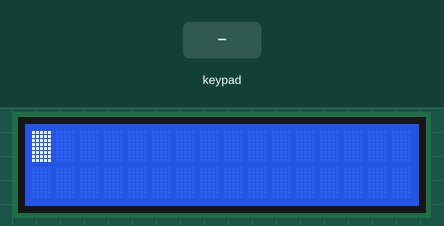
A sketch run on a simulated Arduino Uno, built with avr-gcc and run on an emulated ATmega328P. Shown: 16×2 character LCD. The inputs (shaded band) are chosen by the test bench.

Above: at 3.2 s.
3.3 s: keypad keys A B C 2 # pressed 0.4 s apart
At 6.2 s:
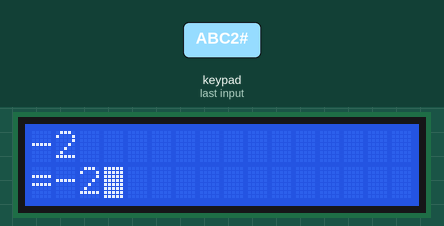
6.8 s: key 'A' pressed
At 7.4 s:
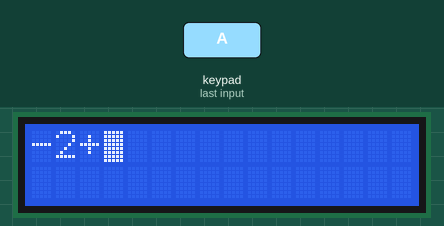
8.3 s: keypad keys A B C 2 A pressed 0.4 s apart
At 11.1 s:
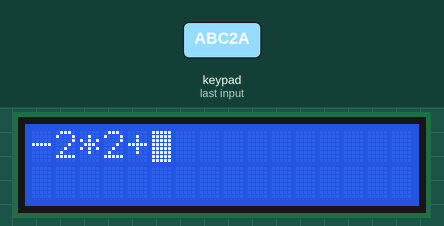
11.8 s: key 'C' pressed
13.3 s: key '#' pressed
At 13.9 s:
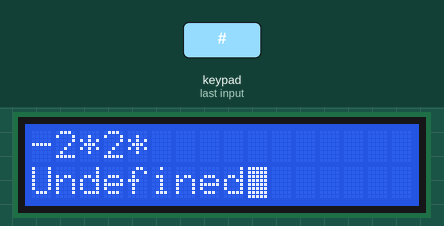
14.8 s: keypad keys A B C 2 D pressed 0.4 s apart
At 17.2 s:
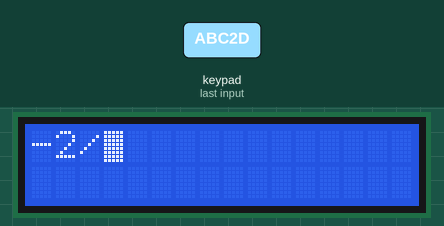
Timing chart, 0 to 18.7 s (numbered marks = the images above; inputs shaded):
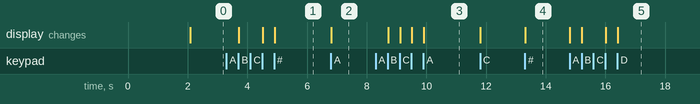

The sketch:

exp4ver6.ino
```cpp
// Arduino Calculator - ULTIMATE PERFECT VERSION
#include <Wire.h>
#include <LiquidCrystal_I2C.h>
#include <Keypad.h>

// HARDWARE CONFIGURATION
#define LCD_ADDRESS 0x27
#define LCD_COLS 16
#define LCD_ROWS 2
LiquidCrystal_I2C lcd(LCD_ADDRESS, LCD_COLS, LCD_ROWS);

const byte numRows = 4;
const byte numCols = 4;

char keymap[numRows][numCols] = {
  {'1', '2', '3', 'A'},  // A = +
  {'4', '5', '6', 'B'},  // B = -
  {'7', '8', '9', 'C'},  // C = *
  {'.', '0', '#', 'D'}   // . = decimal, # = equals, D = /
};

byte rowPins[numRows] = {9, 8, 7, 6};
byte colPins[numCols] = {5, 4, 3, 2};

Keypad myKeypad = Keypad(makeKeymap(keymap), rowPins, colPins, numRows, numCols);

// GLOBAL VARIABLES
String expression = "";
bool hasError = false;
bool justCalculated = false;
int DECIMAL_PRECISION = 4;

// HELPER FUNCTIONS
bool isOperator(char c) {
  return (c == '+' || c == '-' || c == '*' || c == '/');
}

bool isDigit(char c) {
  return (c >= '0' && c <= '9');
}

// EXPRESSION VALIDATION
bool validateExpression(String expr) {
  if (expr == "") return true;

  char first = expr[0];
  if (first == '*' || first == '/') return false;

  char last = expr[expr.length() - 1];
  if (isOperator(last)) return false;

  for (int i = 0; i < expr.length() - 1; i++) {
    char c = expr[i];
    char next = expr[i + 1];
    if (c == '*' || c == '/') {
      if (!(next == '-' || isDigit(next) || next == '.')) return false;
    }
    if (c == '+' || c == '-') {
      if (next == '*' || next == '/') return false;
    }
  }
  return true;
}

// EXPRESSION COMPUTATION
float computeExpression(String expr) {
  if (expr == "" || !validateExpression(expr)) {
    hasError = true;
    return 0;
  }

  const int MAX_TOKENS = 32;
  float nums[MAX_TOKENS];
  char ops[MAX_TOKENS];
  int numCount = 0;
  int opCount = 0;

  String num = "";
  for (int i = 0; i < expr.length(); i++) {
    char c = expr[i];
    if (isDigit(c) || c == '.') {
      num += c;
    } else if ((c == '+' || c == '-') && num == "") {
      num += c;
    } else if (isOperator(c)) {
      if (num != "") {
        nums[numCount++] = num.toFloat();
        num = "";
      }
      ops[opCount++] = c;
    }
  }
  if (num != "") nums[numCount++] = num.toFloat();

  if (numCount == 0 || opCount >= numCount) {
    hasError = true;
    return 0;
  }

  float nums2[MAX_TOKENS];
  char ops2[MAX_TOKENS];
  int num2Count = 0;
  int op2Count = 0;

  nums2[num2Count++] = nums[0];
  for (int i = 0; i < opCount; i++) {
    char op = ops[i];
    float next = nums[i + 1];
    if (op == '*') {
      nums2[num2Count - 1] *= next;
    } else if (op == '/') {
      if (next == 0) {
        hasError = true;
        return 0;
      }
      nums2[num2Count - 1] /= next;
    } else {
      ops2[op2Count++] = op;
      nums2[num2Count++] = next;
    }
  }

  float result = nums2[0];
  for (int i = 0; i < op2Count; i++) {
    if (ops2[i] == '+') result += nums2[i + 1];
    else if (ops2[i] == '-') result -= nums2[i + 1];
  }
  return result;
}

// LCD DISPLAY
void displayStartup() {
  lcd.init();
  lcd.backlight();
  lcd.setCursor(0, 0);
  lcd.print("Calculator Ready");
  delay(2000);
  lcd.clear();
  lcd.blink();
}

void displayExpression(String expr) {
  lcd.clear();
  lcd.setCursor(0, 0);
  if (expr.length() > LCD_COLS) {
    lcd.print(expr.substring(expr.length() - LCD_COLS));
  } else {
    lcd.print(expr);
  }
}

void displayResult(String expr, float result) {
  lcd.clear();
  lcd.setCursor(0, 0);
  lcd.print(expr);

  lcd.setCursor(0, 1);
  if (hasError) {
    lcd.print("Undefined");
  } else {
    lcd.print("=");

    String resultStr;
    if (result == (int)result) {
      resultStr = String((int)result);
    } else {
      resultStr = String(result, DECIMAL_PRECISION);
      while (resultStr.endsWith("0") && resultStr.indexOf('.') != -1) {
        resultStr = resultStr.substring(0, resultStr.length() - 1);
      }
      if (resultStr.endsWith(".")) {
        resultStr = resultStr.substring(0, resultStr.length() - 1);
      }
    }

    int spaceLeft = LCD_COLS - 2;
    if (resultStr.length() > spaceLeft) {
      resultStr = String(result, 4);
    }

    lcd.print(resultStr);
  }
}

// INPUT HANDLING
void handleDecimal() {
  bool hasDecimal = false;
  int len = expression.length();

  for (int i = len - 1; i >= 0; i--) {
    char c = expression[i];
    if (isOperator(c)) break;
    if (c == '.') {
      hasDecimal = true;
      break;
    }
  }

  if (!hasDecimal) {
    expression += '.';
  }
}

void handleOperator(char op) {
  int len = expression.length();

  if (len == 0) {
    if (op == '-') {
      expression += op;
    }
    return;
  }

  char lastChar = expression[len - 1];
  bool lastIsOperator = isOperator(lastChar);

  if (lastIsOperator) {
    if ((lastChar == '*' || lastChar == '/') && op == '-') {
      expression += op;
    }
    else if (lastChar == '-' && len > 1 &&
             (expression[len - 2] == '*' || expression[len - 2] == '/')) {
      expression.remove(len - 1);
      expression[len - 2] = op;
    }
    else {
      expression[len - 1] = op;
    }
  } else {
    expression += op;
  }
}

void handleNumber(char digit) {
  int len = expression.length();

  // Case 1: Empty expression
  if (len == 0) {
    if (digit == '0') {
      expression = "0";  // allow single leading zero
    } else {
      expression += digit;
    }
    return;
  }

  // Case 2: Prevent multiple leading zeros in a number
  char lastChar = expression[len - 1];
  if (lastChar == '0') {
    // Check if last '0' is at start of expression OR after an operator
    bool atStart = (len == 1);
    bool afterOp = isOperator(expression[len - 2]);

    if ((atStart || afterOp)) {
      // If next input is another '0' without decimal, BLOCK
      if (digit == '0') {
        return;  // silently ignore
      }
    }
  }

  expression += digit;
}

void handleEquals() {
  if (expression.length() == 0) return;

  hasError = false;
  float result = computeExpression(expression);

  displayResult(expression, result);

  if (!hasError) {
    String cleanResult;
    if (result == (int)result) {
      cleanResult = String((int)result);  // "10" NOT "10.000000"
    } else {
      cleanResult = String(result, DECIMAL_PRECISION);
      while (cleanResult.endsWith("0") && cleanResult.indexOf('.') != -1) {
        cleanResult = cleanResult.substring(0, cleanResult.length() - 1);
      }
      if (cleanResult.endsWith(".")) {
        cleanResult = cleanResult.substring(0, cleanResult.length() - 1);
      }
    }
    expression = cleanResult;
    justCalculated = true;
  } else {
    expression = "";
  }
}

char mapKeyToOperator(char key) {
  if (key == 'A') return '+';
  if (key == 'B') return '-';
  if (key == 'C') return '*';
  if (key == 'D') return '/';
  return key;
}

// ULTIMATE FIXED LOOP - BLOCKS ALL INVALID STARTS
void setup() {
  displayStartup();
}

void loop() {
  char key = myKeypad.getKey();
  if (!key) return;

  char mappedKey = mapKeyToOperator(key);

  // ULTIMATE FIX: Block * / when empty OR just "-"
  if ((expression.length() == 0 || expression == "-") &&
      (mappedKey == '*' || mappedKey == '/')) {
    return;  // Silently BLOCK -*, -/, *2, /3
  }

  if (key == '#') {
    handleEquals();
    return;
  }

  if (justCalculated) {
    if (isDigit(mappedKey) || mappedKey == '.') {
      expression = "";
    }
    justCalculated = false;
  }

  if (mappedKey == '.') {
    handleDecimal();
  } else if (isOperator(mappedKey)) {
    handleOperator(mappedKey);
  } else if (isDigit(mappedKey)) {
    handleNumber(mappedKey);
  }

  displayExpression(expression);
}
```

Act3ver2wi2c.cpp
```cpp
#include <Wire.h>
#include <LiquidCrystal_I2C.h>
#include <Keypad.h>

// ======== LCD SETUP ========
LiquidCrystal_I2C lcd(0x27,16,2); // I2C address 0x27, 16x2 LCD

// ======== KEYPAD SETUP ========
const byte numRows = 4;
const byte numCols = 4;

// Key layout (old phone style)
char keymap[numRows][numCols] = {
  {'1','2','3','\0'},
  {'4','5','6','\0'},
  {'7','8','9','\0'},
  {'*','0','#','\0'}
};

// Arduino pins connected to rows and columns
byte rowPins[numRows] = {9, 8, 7, 6};
byte colPins[numCols] = {5, 4, 3, 2};

// Create keypad object
Keypad myKeypad = Keypad(makeKeymap(keymap), rowPins, colPins, numRows, numCols);

// Multi-tap letters for each key
String letters[] = {
  " 0",
  ",.<>/?!@#$%^&*()-_=+[]{}\|1",
  "ABC2",
  "DEF3",
  "GHI4",
  "JKL5",
  "MNO6",
  "PQRS7",
  "TUV8",
  "WXYZ9"
};

// ======== VARIABLES ========
char lastKey = NO_KEY;               // last key pressed
unsigned long lastPressTime = 0;     // last key press time
unsigned long lastActivity = 0;      // last activity timestamp

int letterIndex = 0;                 // multi-tap index
String message = "";                 // stores typed message
int scrollPos = 0;                   // scroll position for LCD
bool previewMode = false;            // auto-scroll mode flag
unsigned long previewTimer = 0;      // timer for auto scroll
int wordCount = 0;                   // number of words

// =======================
// WORD COUNT FUNCTION
// Ignores symbols and counts only words with letters/numbers
// =======================
void countWords() {
  wordCount = 0;            // reset count
  bool inWord = false;      // flag kung nasa word ka
  int charCount = 0;        // count chars in current word

  for(int i=0; i<message.length(); i++){
    char c = message[i];

    if(isAlphaNumeric(c)){      // valid letter/number
      if(!inWord){              // new word
        inWord = true;
        charCount = 1;
      } else {
        charCount++;
      }
    }
    else{ // space or symbol
      if(inWord){               // end ng word
        if(charCount > 0)      // count only if at least 1 valid char
          wordCount++;
        inWord = false;
        charCount = 0;
      }
    }
  }

  // Check last word if message doesn't end with space/symbol
  if(inWord && charCount > 0)
    wordCount++;
}

// =======================
// UPDATE LCD FUNCTION
// =======================
void updateLCD() {

  // First row: Word count
  lcd.setCursor(0,0);
  lcd.print("Words:");
  lcd.print(wordCount);
  lcd.print("        "); // clear leftover chars

  // Second row: Message display
  lcd.setCursor(0,1);
  lcd.print("                "); // clear row first
  lcd.setCursor(0,1);

  // Get visible part of message based on scroll
  String visible = message.substring(scrollPos);
  if (visible.length() > 15)
    visible = visible.substring(0,15); // max 15 chars

  lcd.print(visible);

  // --- blinking cursor at end of visible text ---
  lcd.setCursor(visible.length(), 1);
  lcd.blink();  // enable blinking cursor
}

// =======================
// KEYPAD EVENT FUNCTION
// =======================
void keypadEvent(KeypadEvent key) {

  KeyState state = myKeypad.getState();

  if (state == PRESSED) {

    previewMode = false;          // stop preview if typing
    lastActivity = millis();      // reset activity timer

    // -------- CLEAR ALL MESSAGE ----------
    if (key == '#') {
      message = "";
      wordCount = 0;
      scrollPos = 0;
    }

    // -------- BACKSPACE ----------
    else if (key == '*') {
      if (message.length() > 0) {
        message.remove(message.length()-1);
        if(scrollPos > message.length())
          scrollPos = message.length();
      }
    }

    // -------- LETTER INPUT (multi-tap) ----------
    else if (isDigit(key)) {

      int num = key - '0';
      unsigned long now = millis();

      // Same key pressed within 1 second → cycle letter
      if (key == lastKey && (now - lastPressTime) < 700) {
        letterIndex = (letterIndex + 1) % letters[num].length();
        message.remove(message.length()-1);       // remove last letter
        message += letters[num][letterIndex];     // add new letter
      }
      else {
        letterIndex = 0;                         // new key, first letter
        if (letters[num].length() > 0)
          message += letters[num][letterIndex];
      }

      lastKey = key;
      lastPressTime = now;

      // Auto-scroll if message longer than LCD
      if(message.length() - scrollPos > 15)
        scrollPos = message.length() - 15;
    }

    countWords();   // update word count
    updateLCD();    // refresh LCD
  }
}

// =======================
// SETUP FUNCTION
// =======================
void setup() {

  lcd.init();        // initialize LCD
  lcd.backlight();   // turn on backlight
  lcd.setCursor(0,0);
  lcd.print("Words:0");   // initial display

  lastActivity = millis();  // start activity timer

  // Keypad settings
  myKeypad.setDebounceTime(50);         // prevent double read
  myKeypad.setHoldTime(500);            // hold duration
  myKeypad.addEventListener(keypadEvent); // attach event handler
}

// =======================
// LOOP FUNCTION
// =======================
void loop() {

  myKeypad.getKey();    // check for keypad input

  // ---------- Auto preview mode (scroll message) ----------
  if(!previewMode && millis() - lastActivity > 4000 && message.length() > 16){
    previewMode = true;           // start auto-scroll
    previewTimer = millis();      // reset scroll timer
    scrollPos = 0;                // start from beginning
  }

  if(previewMode){
    // Scroll every 450ms
    if(millis() - previewTimer > 450){
      previewTimer = millis();
      String scrollMessage = message + "    "; // add spaces for smooth scroll

      String visible = "";
      for(int i=0;i<16;i++){
        visible += scrollMessage[(scrollPos + i) % scrollMessage.length()];
      }

      lcd.setCursor(0,1);
      lcd.print(visible);  // show scrolling message

      scrollPos++;          // advance scroll
      if(scrollPos >= scrollMessage.length())
        scrollPos = 0;      // loop scroll
    }
  }
}
```

Exp1-2sw-4blk.cpp
```cpp
int ledA[] = {2,3,4,5};   // LED 1–4
int ledB[] = {6,7,8,9};   // LED 5–8

int sw1 = 10;             // Power switch

void setup() {
  for(int i=0; i<4; i++) {
    pinMode(ledA[i], OUTPUT);
    pinMode(ledB[i], OUTPUT);
  }
  pinMode(sw1, INPUT);
}

void loop() {
  int s1 = digitalRead(sw1);

  if(s1 == HIGH) {   // Power ON
    // Blink group A
    for(int i=0; i<4; i++) digitalWrite(ledA[i], HIGH);
    for(int i=0; i<4; i++) digitalWrite(ledB[i], LOW);
    delay(500);

    // Blink group B
    for(int i=0; i<4; i++) digitalWrite(ledA[i], LOW);
    for(int i=0; i<4; i++) digitalWrite(ledB[i], HIGH);
    delay(500);
  }
  else {             // Power OFF → all LEDs ON
    for(int i=0; i<4; i++) {
      digitalWrite(ledA[i], HIGH);
      digitalWrite(ledB[i], HIGH);
    }
  }
}
```

Exp1-8blk.cpp
```cpp
int leds[] = {2,3,4,5,6,7,8,9};
int sw = 10;

void setup() {
  for(int i=0; i<8; i++) {
    pinMode(leds[i], OUTPUT);
  }
  pinMode(sw, INPUT);
}

void loop() {
  int state = digitalRead(sw);

  // a. All LEDs ON
  for(int i=0; i<8; i++) {
    digitalWrite(leds[i], HIGH);
  }

  // b & c when switch is ON
  if(state == HIGH) {

    // b. Blinking LEDs
    for(int i=0; i<8; i++)
      digitalWrite(leds[i], HIGH);
    delay(500);
    for(int i=0; i<8; i++)
      digitalWrite(leds[i], LOW);
    delay(500);

    // c. Alternate blinking LEDs
    for(int i=0; i<8; i+=2)
      digitalWrite(leds[i], HIGH);
    for(int i=1; i<8; i+=2)
      digitalWrite(leds[i], LOW);
    delay(500);

    for(int i=0; i<8; i+=2)
      digitalWrite(leds[i], LOW);
    for(int i=1; i<8; i+=2)
      digitalWrite(leds[i], HIGH);
    delay(500);
  }
}
```

Exp1-8sw.cpp
```cpp
int ledA[] = {2,3,4,5};   // LED 1–4
int ledB[] = {6,7,8,9};   // LED 5–8

int sw1 = 10;
int sw2 = 11;

void setup() {
  for(int i=0; i<4; i++) {
    pinMode(ledA[i], OUTPUT);
    pinMode(ledB[i], OUTPUT);
  }
  pinMode(sw1, INPUT);
  pinMode(sw2, INPUT);
}

void loop() {
  int s1 = digitalRead(sw1);
  int s2 = digitalRead(sw2);

  // Default OFF
  for(int i=0; i<4; i++) {
    digitalWrite(ledA[i], LOW);
    digitalWrite(ledB[i], LOW);
  }

  // Evaluation Table Logic
  if(s1==LOW && s2==LOW) {
    // 0 0 → 1 1
    for(int i=0; i<4; i++) {
      digitalWrite(ledA[i], HIGH);
      digitalWrite(ledB[i], HIGH);
    }
  }
  else if(s1==LOW && s2==HIGH) {
    // 0 1 → 1 0
    for(int i=0; i<4; i++)
      digitalWrite(ledA[i], HIGH);
  }
  else if(s1==HIGH && s2==LOW) {
    // 1 0 → 0 1
    for(int i=0; i<4; i++)
      digitalWrite(ledB[i], HIGH);
  }
  // 1 1 → 0 0 (do nothing, all OFF)
}
```

Exp1blk.cpp
```cpp
// C++ code
//
void setup()
{
  pinMode(LED_BUILTIN, OUTPUT);
}

void loop()
{
  digitalWrite(LED_BUILTIN, HIGH);
  delay(1000); // Wait for 1000 millisecond(s)
  digitalWrite(LED_BUILTIN, LOW);
  delay(1000); // Wait for 1000 millisecond(s)
}
```

Exp2LED1.cpp
```cpp
#include <LiquidCrystal.h>

int seconds = 0;

LiquidCrystal lcd_1(12, 11, 5, 4, 3, 2);

void setup()
{
  lcd_1.begin(16, 2); // Set up the number of columns and rows on the LCD.

  // Print a message to the LCD.
  lcd_1.print("hello world!");
}

void loop()
{
  // set the cursor to column 0, line 1
  // (note: line 1 is the second row, since counting
  // begins with 0):
  lcd_1.setCursor(0, 1);
  // print the number of seconds since reset:
  lcd_1.print(seconds);
  delay(1000); // Wait for 1000 millisecond(s)
  seconds += 1;
}
```

Exp2LED2.cpp
```cpp
#include <Wire.h>
#include <LiquidCrystal_I2C.h>

// Use the correct I2C address from your module (commonly 0x27 or 0x3F)
LiquidCrystal_I2C lcd(0x27, 16, 2);

int seconds = 0;

void setup() {
  // Initialize the LCD
  lcd.init();
  lcd.backlight();     // Turn on backlight

  // Print initial message
  lcd.setCursor(0, 0);
  lcd.print("hello world");
}

void loop() {
  // Set cursor to first column of second row
  lcd.setCursor(0, 1);

  // Print the seconds counter
  lcd.print(seconds);

  // Wait for 1 second
  delay(1000);

  // Increment seconds
  seconds++;
}
```

Exp3test.cpp
```cpp
#include <Keypad.h>

const byte numRows = 4; // number of rows
const byte numCols = 4; // number of columns

// Keymap layout
char keymap[numRows][numCols] = {
  {'1','2','3','A'},
  {'4','5','6','B'},
  {'7','8','9','C'},
  {'*','0','#','D'}
};

// Pin connections
byte rowPins[numRows] = {9, 8, 7, 6}; // connect to row pins
byte colPins[numCols] = {5, 4, 3, 2}; // connect to column pins

// Create keypad object
Keypad myKeypad = Keypad(makeKeymap(keymap), rowPins, colPins, numRows, numCols);

void setup() {
  Serial.begin(9600);
}

void loop() {
  char keypressed = myKeypad.getKey();
  if (keypressed) {
    Serial.println(keypressed);
  }
}
```

Source omitted: Exp3Act.cpp (1976 bytes)

Measured:
- after the input at 3.3 s, the display: first changes after 0.41 s (image 1 shows a later state)
- after the input at 6.8 s, the display: changes at once (image 2)
- after the input at 8.3 s, the display: first changes after 0.41 s (image 3 shows a later state)
- after the input at 13.3 s, the display: changes at once (image 4)
- after the input at 14.8 s, the display: first changes at once (image 5 shows a later state)
